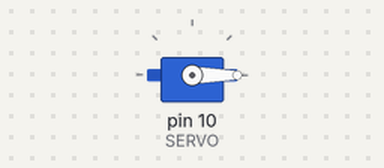
Simulated run of this sketch. Board: Arduino Uno, built with avr-gcc and run on an emulated ATmega328P. Parts: servo. Servo pulses on a pin are drawn as a servo (544–2400 µs = 0–180°).

Above: at 1.55 s.
At 3.55 s:
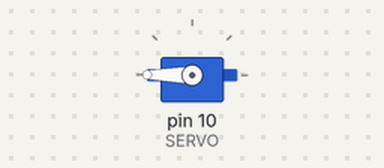
At 5.5 s:
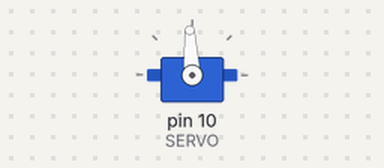
Timing chart, 0 to 6.7 s (numbered marks = the images above):
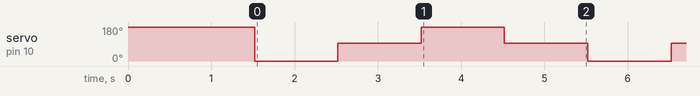

Measured:
- by itself, servo on pin 10 (SERVO): repeats every 4.0 s: 93° 1.0 s, 180° 1.0 s, 93° 1.0 s, 0° 1.0 s

The sketch:

Lab_3_ch2.ino
```cpp
// DUSONG, ADELINO JR. J.
// COE185.1 LAB 3: CHECKOFF #2 SERVO MOTOR

#include <avr/io.h>
#include <util/delay.h>
#include <avr/io.h>
#include <avr/interrupt.h>

#define FRONT_LED PB0 // Pin 8 GREEN_LED
#define RIGHT_LED PB1 // Pin 9 WHITE LED

#define SERVO PB2 // Pin10

#define TRIGGER_PIN PB4 // Pin 12
#define ECHO_PIN PB5 // Pin 13

void setupServo() {
    // Initialize servo
    DDRB |= (1 << SERVO);

    // Set Timer1 for Fast PWM mode with OCR1A as Top
    TCCR1A = (1 << WGM11) | (1 << WGM10) | (1 << COM1B1); // Fast PWM mode 15 and output on OC1B (digital Pin 10)
    TCCR1B = (1 << WGM13) | (1 << WGM12);

    // Set prescaler for Timer1 to 64
    TCCR1B |= (1 << CS11) | (1 << CS10);
    TCCR1B &= ~(1 << CS12);
    OCR1B = 375;
    OCR1A = 4999; // (15000000 / (64 * 50)) - 1
}

void moveServo( int pulseWidth) {
  OCR1B = pulseWidth; // Set the pulse width on OC1RB
}

void work() {
    moveServo(125); // right
    _delay_ms(1000);
    moveServo(375); // front
    _delay_ms(1000);
    moveServo(625); // left
    _delay_ms(1000);
    moveServo(375); // front
    _delay_ms(1000);
}

void setup(){
  Serial.begin(9600);
  sei();
  setupServo();

  // Serial.println("hello");
  moveServo(625); // Move servo to left
  _delay_ms(1500);
}

void loop(){
  work();
}
```
